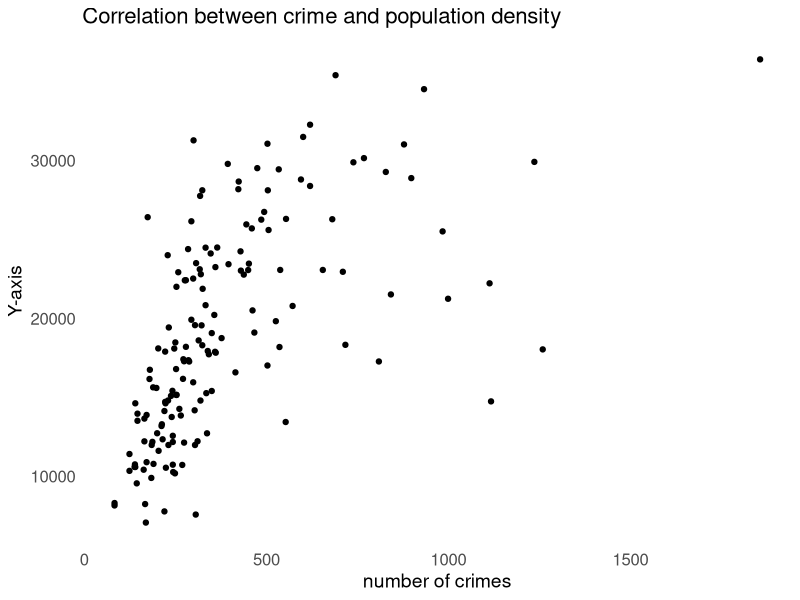

Here is the R script that generated this plot:
## ---- chunk 1
#install.packages("kableExtra")
#install.packages( "psych")
## ---- chunk 2
#### Workspace setup ####
library(tidyverse)
library(ggplot2)
library(knitr)
library(kableExtra)
library(psych)
## ---- chunk 3
neighborhood_crime_clean <-
  read_csv(
    "neighborhood_crime_2023_clean.csv",
    show_col_types = FALSE
  )
## ---- chunk 4

neighborhood_crime <- select(neighborhood_crime_clean, AREA_NAME, POPULATION_2023, TOTAL_CRIME_2023)

write_csv(neighborhood_crime, "neighborhood_crime_analysis.csv")

kable(head(neighborhood_crime,5)) %>%
  kable_styling(full_width = FALSE)

## ---- chunk 5
#Summary table
summary_result <- describe(neighborhood_crime$POPULATION_2023)
#summary_result

#area with lowest population
min_populated_area <- neighborhood_crime$AREA_NAME[which.min(neighborhood_crime$POPULATION_2023)]

sorted_population_table <- neighborhood_crime_clean %>%
  arrange(desc(POPULATION_2023)) %>%
  slice_head(n = 10)


sorted_population_table |>
  summarise(population = POPULATION_2023,
            .by = AREA_NAME) |>
  kable()

## ---- chunk 6
# 10 neighborhood with the most crime

sorted_table <- neighborhood_crime_clean %>%
  arrange(desc(TOTAL_CRIME_2023)) %>%
  slice_head(n = 10)


sorted_table |>
  summarise(total_crime = TOTAL_CRIME_2023,
            .by = AREA_NAME) |>
  kable()

## ---- chunk 7
area <- neighborhood_crime_clean$AREA_NAME
max_assault <- which.max(neighborhood_crime_clean$ASSAULT_2023)
max_auto_theft <- which.max(neighborhood_crime_clean$AUTOTHEFT_2023)
max_bike_theft <- which.max(neighborhood_crime_clean$BIKETHEFT_2023)
max_break_enter <- which.max(neighborhood_crime_clean$BREAKENTER_2023)
max_homicide <- which.max(neighborhood_crime_clean$HOMICIDE_2023)
max_shooting <- which.max(neighborhood_crime_clean$SHOOTING_2023)
max_robbery <- which.max(neighborhood_crime_clean$ROBBERY_2023)
max_theft_mv <- which.max(neighborhood_crime_clean$THEFTFROMMV_2023)
max_theft_over <- which.max(neighborhood_crime_clean$THEFTOVER_2023)


type_of_crime <- data.frame(
  Type_of_Crime= c("Assault",  "Auto Theft", "Bike Theft", "Breaking and Entering",                "Robbery", "Homicide", "Shooting", "Theft from moving vehicles", "Theft Over"), Area_with_max = c(area[max_assault], area[max_auto_theft], area[max_bike_theft], area[max_break_enter], area[max_homicide], area[max_shooting], area[max_robbery], area[max_theft_mv], area[max_theft_over]))


kable(type_of_crime)

## ---- chunk 8
#scatterplot
ggplot(neighborhood_crime_clean, aes(x = TOTAL_CRIME_2023, y = POPULATION_2023)) +
   geom_point() + 
  labs(title = "Correlation between crime and population density", x = "number of crimes", y = "Y-axis") +
    theme_minimal() + # Minimal theme
  theme(
    plot.title = element_text(size = 16),  # Title size and bold
    axis.title = element_text(size = 14),  # Axis title size
    axis.text = element_text(size = 12),  # Axis text size
    legend.position = "none",  # Remove legend
    panel.grid.major = element_blank(),  # Remove major grid lines
    panel.grid.minor = element_blank()   # Remove minor grid lines
  )
